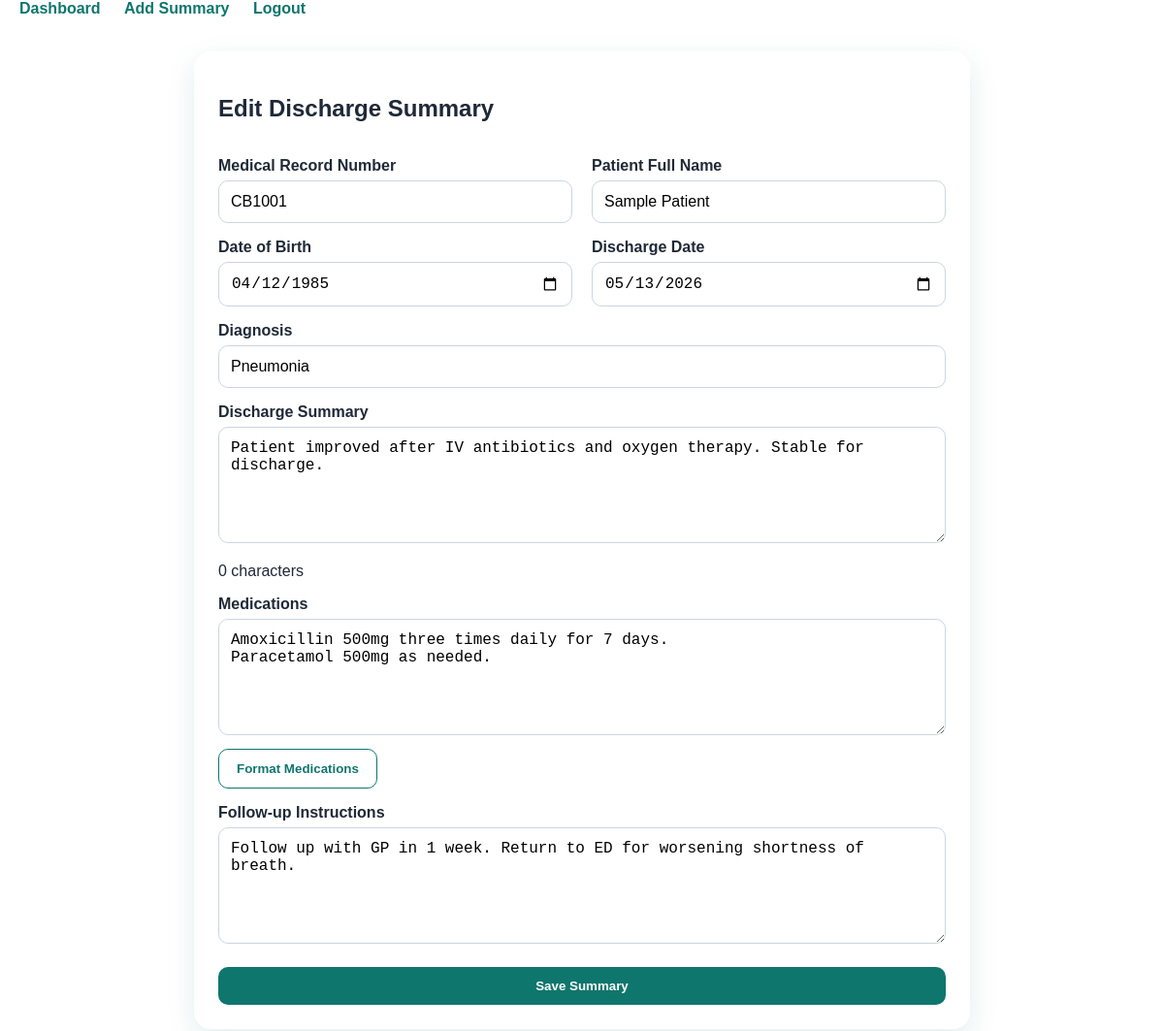
The app's page /patients/1/edit (signed in) with its own data.
### app.py (models this page shows)
class Patient(db.Model):
    id = db.Column(db.Integer, primary_key=True)
    mrn = db.Column(db.String(30), unique=True, nullable=False)
    full_name = db.Column(db.String(120), nullable=False)
    dob = db.Column(db.String(20), nullable=False)
    diagnosis = db.Column(db.String(200), nullable=False)
    discharge_date = db.Column(db.String(20), nullable=False)
    summary = db.Column(db.Text, nullable=False)
    medications = db.Column(db.Text, nullable=False)
    follow_up = db.Column(db.Text, nullable=False)
    created_at = db.Column(db.DateTime, default=datetime.utcnow)

### app.py (the view, shortened to what this page needs)
@app.route("/patients/<int:patient_id>/edit", methods=["GET", "POST"])
@login_required
def edit_patient(patient_id):
    patient = Patient.query.get_or_404(patient_id)
    return render_template("patient_form.html", patient=patient)

### app.py (called while the page is built)
def login_required(view):
    @wraps(view)
    def wrapped_view(*args, **kwargs):
        if "user_id" not in session:
            flash("Please log in first.", "warning")
            return redirect(url_for("login"))
        return view(*args, **kwargs)
    return wrapped_view

### templates/patient_form.html
{% extends "base.html" %}
{% block content %}
<div class="form-card wide">
    <h2>{{ "Edit Discharge Summary" if patient else "Add Discharge Summary" }}</h2>
    <form method="POST">
        <div class="two-col">
            <div>
                <label>Medical Record Number</label>
                <input type="text" name="mrn" required value="{{ patient.mrn if patient else '' }}">
            </div>
            <div>
                <label>Patient Full Name</label>
                <input type="text" name="full_name" required value="{{ patient.full_name if patient else '' }}">
            </div>
        </div>
        <div class="two-col">
            <div>
                <label>Date of Birth</label>
                <input type="date" name="dob" required value="{{ patient.dob if patient else '' }}">
            </div>
            <div>
                <label>Discharge Date</label>
                <input type="date" name="discharge_date" required value="{{ patient.discharge_date if patient else '' }}">
            </div>
        </div>
        <label>Diagnosis</label>
        <input type="text" name="diagnosis" required value="{{ patient.diagnosis if patient else '' }}">
        <label>Discharge Summary</label>
        <textarea id="summary"
          name="summary"
          required>{{ patient.summary if patient else '' }}</textarea>
        <p id="counter">0 characters</p>
        <label>Medications</label>
        <textarea id="medications"
          name="medications"
          required>{{ patient.medications if patient else '' }}</textarea>
        <button type="button"
        onclick="formatMedications()"
        class="btn secondary"
        style="margin-top:10px;">
    Format Medications
</button>
        <label>Follow-up Instructions</label>
        <textarea name="follow_up" required>{{ patient.follow_up if patient else '' }}</textarea>
        <button class="btn full" type="submit">Save Summary</button>
    </form>
</div>
{% endblock %}

### static/css/style.css (style rules this page uses)
* { box-sizing: border-box; }
body { margin: 0; font-family: Arial, Helvetica, sans-serif; color: #1f2937; background: url("../images/doctor.jpg"); background-size: cover; background-position: center; background-repeat: no-repeat; background-attachment: fixed; }
.hero-card, .form-card, .patient-card, .summary { background: rgba(255,255,255,0.88); border-radius: 18px; padding: 25px; box-shadow: 0 10px 30px rgba(15, 118, 110, 0.12); }
.btn, .btn-small { display: inline-block; background: #0f766e; color: white; border: none; padding: 12px 18px; border-radius: 10px; text-decoration: none; cursor: pointer; font-weight: bold; }
.btn.secondary { background: white; color: #0f766e; border: 1px solid #0f766e; }
.form-card { max-width: 480px; margin: 0 auto; }
.form-card.wide { max-width: 800px; }
label { display: block; margin-top: 16px; margin-bottom: 6px; font-weight: bold; }
input, select, textarea { width: 100%; padding: 12px; border: 1px solid #cbd5e1; border-radius: 10px; font-size: 1rem; }
textarea { min-height: 120px; }
.full { width: 100%; margin-top: 20px; }
.two-col { display: grid; grid-template-columns: 1fr 1fr; gap: 20px; }

### records on screen
Patient: mrn "CB1001", full_name "Sample Patient", dob "04/12/1985", discharge_date "05/13/2026", diagnosis "Pneumonia", summary "Patient improved after IV antibiotics and oxygen therapy. Stable for discharge.", medications "Amoxicillin 500mg three times daily for 7 days. Paracetamol 500mg as needed.", follow_up "Follow up with GP in 1 week. Return to ED for worsening shortness of breath."

### other values on screen
{{ "Edit Discharge Summary" if patient else "Add Discharge Summary" }} "Edit Discharge Summary"
